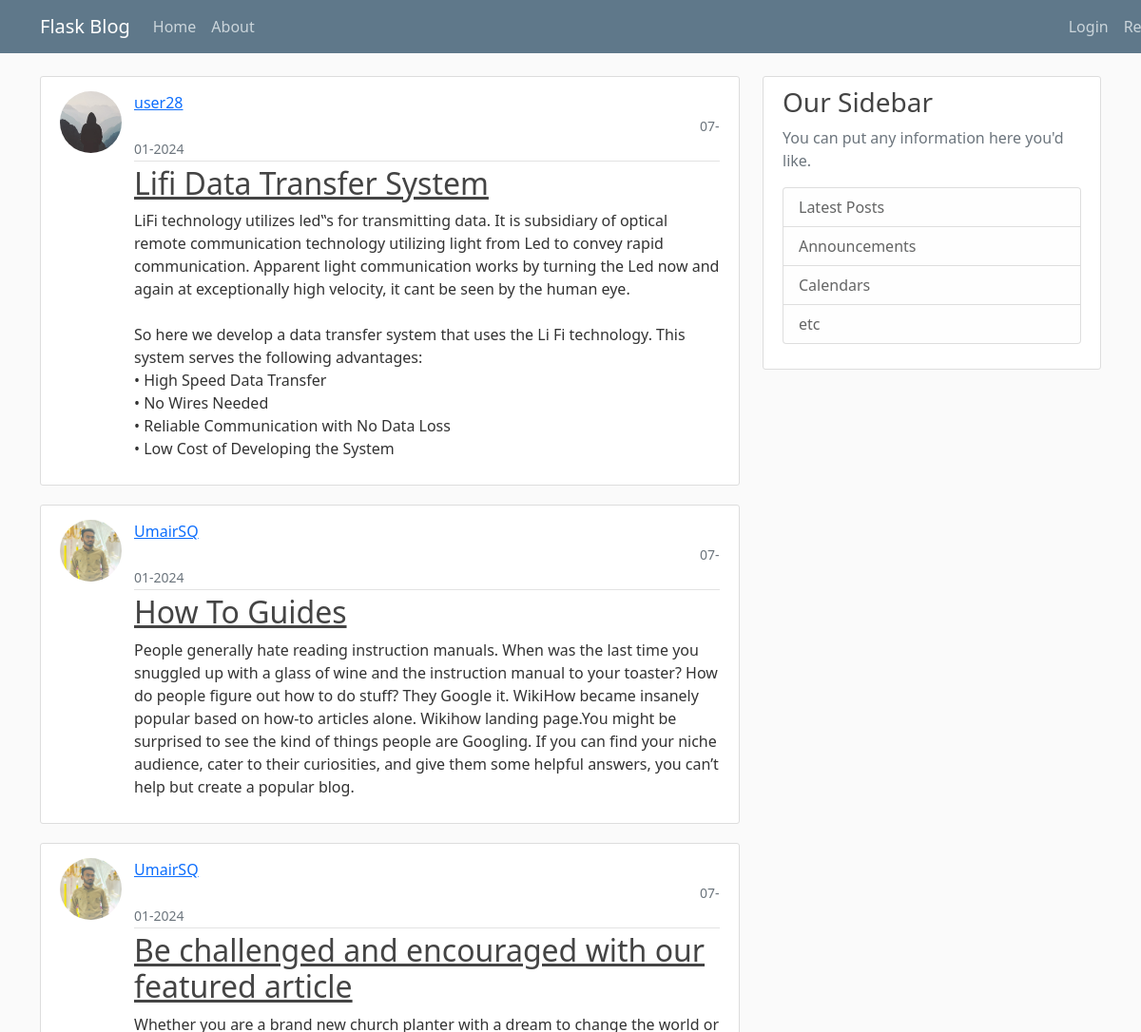
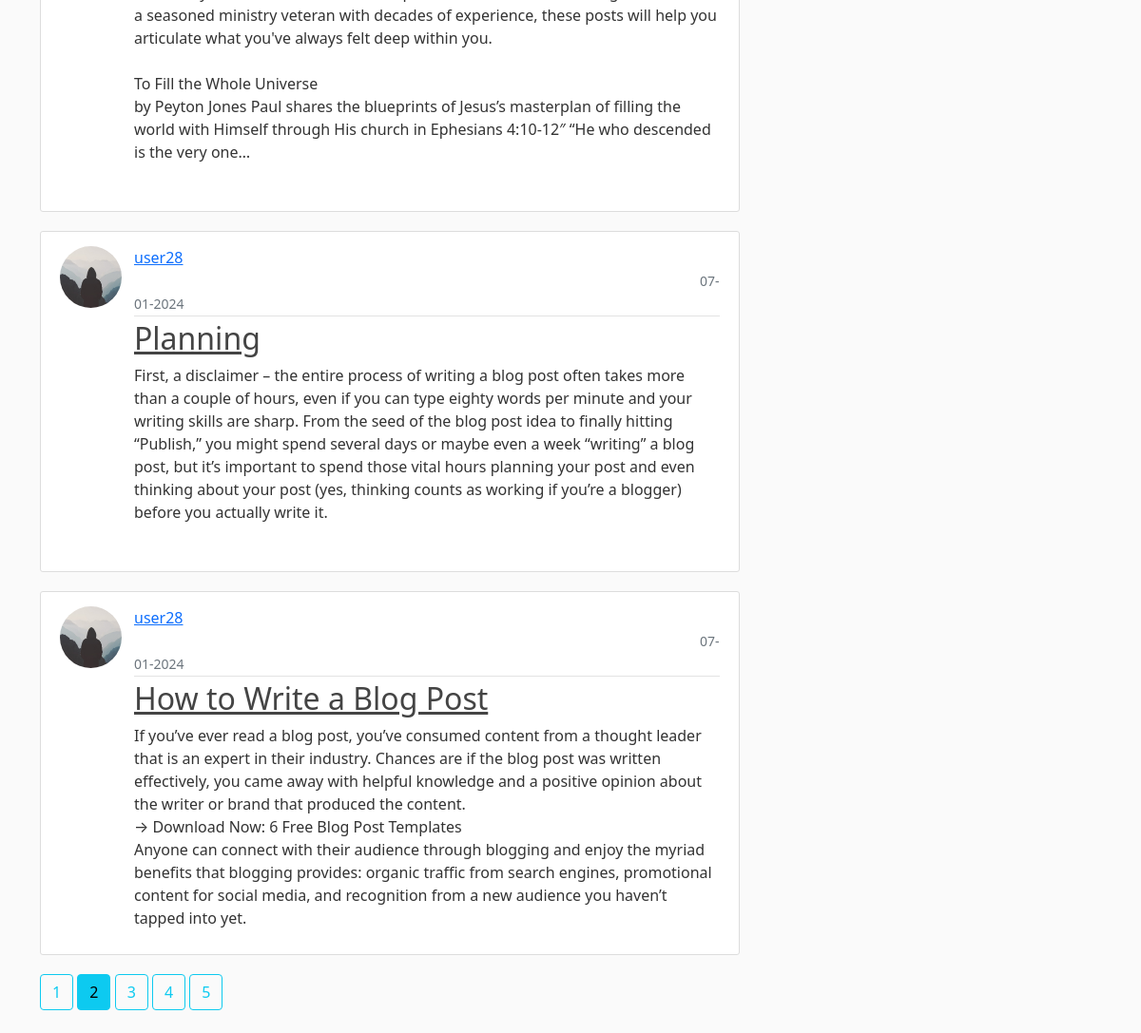
The page /home?page=2 on the database its author committed (2 pictures, top to bottom).
### flaskblog/models.py (models this page shows, shortened)
class Post(db.Model):
    id = db.Column(db.Integer, primary_key=True)
    title = db.Column(db.String(100), nullable=True)
    date_posted = db.Column(db.DateTime, nullable=False, default=datetime.utcnow)
    content = db.Column(db.Text, nullable=False)
    user_id = db.Column(db.Integer, db.ForeignKey('user.id'), nullable=False)

class User(db.Model, UserMixin):
    id = db.Column(db.Integer, primary_key=True)
    username = db.Column(db.String(20), unique=True, nullable=False)
    email = db.Column(db.String(35), unique=True, nullable=False)
    password = db.Column(db.String(30), nullable=False)
    image_file = db.Column(db.String(60), nullable=False, default='default.jpg')
    posts = db.relationship('Post', backref='author', lazy=True)

### flaskblog/routes.py (the view)
@app.route('/')
@app.route('/home')
def home():
    page = request.args.get('page', 1, type=int)
    posts = Post.query.order_by(Post.date_posted.desc()).paginate(page=page, per_page=5)                  #this code displays only specified 'per_page' no. of blog posts on the 1 page
    return render_template('home.html', posts=posts)                                    #the oredr_by(Post.date_posted.desc()) displays the newest/latest posts on the top

### flaskblog/templates/home.html (shortened to what this page needs)
{% extends "base.html" %}
{% block content %}
{% for post in posts.items %}
<article class="media content-section">
    <img id="move1" class="rounded-circle article-img" src="{{ url_for('static', filename = 'profile_pics/' + post.author.image_file) }}" >
    <div class="media-body" id="move">
        <div class="article-metadata"  >
            <a class="mr-2" href="{{ url_for('user_post', username=post.author.username) }}">{{ post.author.username }}</a>
            <small class="text-muted " style="margin-left:595px">{{ post.date_posted.strftime('%d-%m-%Y') }}</small>
        </div>
        <h2><a class="article-title" href="{{ url_for('post', post_id=post.id) }}">{{ post['title'] }}</a></h2>
        <p class="article-content">{{ post['content'] }}</p>
    </div>
</article>
{% endfor %}
{% for page_num in posts.iter_pages(left_edge=1, right_edge=1, left_current=1, right_current=2) %}
   {% if page_num %}
      {% if posts.page == page_num %}
         <a class="btn btn-info mb-4" href="{{ url_for('home', page=page_num) }}">{{ page_num }}</a>
      {% else %}
        <a class="btn btn-outline-info mb-4" href="{{ url_for('home', page=page_num) }}">{{ page_num }}</a>
      {% endif %}
   {% else %}
      ...
   {% endif %}
{% endfor %}
{% endblock content %}

### flaskblog/static/main.css (style rules this page uses)
body { background: #fafafa; color: #333333; margin-top: 5rem; }
h1, h2, h3, h4, h5, h6 { color: #444444; }
.content-section { background: #ffffff; padding: 10px 20px; border: 1px solid #dddddd; border-radius: 3px; margin-bottom: 20px; }
.article-title { color: #444444; }
.article-content { white-space: pre-line; }
.article-img { height: 65px; width: 65px; margin-right: 16px; }
.article-metadata { padding-bottom: 1px; margin-bottom: 4px; border-bottom: 1px solid #e3e3e3 }

### flaskblog/templates/home.html (style rules this page uses)
#move { margin-left: 78px; margin-top: -65px; }
#move1 { margin-top: 5px; }

### rows shown on the page
Post: image_file (placeholder picture), author.username "user28", date_posted "07-01-2024", title "Lifi Data Transfer System", content "LiFi technology utilizes led‟s for transmitting data. It is subsidiary of optical remote communication technology utilizing light from Led to convey rapid communication. Apparent light communication works by turning the Led now and again at exceptionally high velocity, it cant be seen by the human eye. So here we develop a data transfer system that uses the Li Fi technology. This system serves the following advantages: • High Speed Data Transfer • No Wires Needed • Reliable Communication with No Data Loss • Low Cost of Developing the System"
Post: image_file (picture), author.username "UmairSQ", date_posted "07-01-2024", title "How To Guides", content "People generally hate reading instruction manuals. When was the last time you snuggled up with a glass of wine and the instruction manual to your toaster? How do people figure out how to do stuff? They Google it. WikiHow became insanely popular based on how-to articles alone. Wikihow landing page.You might be surprised to see the kind of things people are Googling. If you can find your niche audience, cater to their curiosities, and give them some helpful answers, you can’t help but create a popular blog."
Post: image_file (picture), author.username "UmairSQ", date_posted "07-01-2024", title "Be challenged and encouraged with our featured article", content "Whether you are a brand new church planter with a dream to change the world or a seasoned ministry veteran with decades of experience, these posts will help you articulate what you've always felt deep within you. To Fill the Whole Universe by Peyton Jones Paul shares the blueprints of Jesus’s masterplan of filling the world with Himself through His church in Ephesians 4:10-12″ “He who descended is the very one…"
Post: image_file (placeholder picture), author.username "user28", date_posted "07-01-2024", title "Planning", content "First, a disclaimer – the entire process of writing a blog post often takes more than a couple of hours, even if you can type eighty words per minute and your writing skills are sharp. From the seed of the blog post idea to finally hitting “Publish,” you might spend several days or maybe even a week “writing” a blog post, but it’s important to spend those vital hours planning your post and even thinking about your post (yes, thinking counts as working if you’re a blogger) before you actually write it."
Post: image_file (placeholder picture), author.username "user28", date_posted "07-01-2024", title "How to Write a Blog Post", content "If you’ve ever read a blog post, you’ve consumed content from a thought leader that is an expert in their industry. Chances are if the blog post was written effectively, you came away with helpful knowledge and a positive opinion about the writer or brand that produced the content. → Download Now: 6 Free Blog Post Templates Anyone can connect with their audience through blogging and enjoy the myriad benefits that blogging provides: organic traffic from search engines, promotional content for social media, and recognition from a new audience you haven’t tapped into yet."

### other values the page prints
{{ page_num }} "1" "3" "4" "5"
{{ page_num }} "2"
